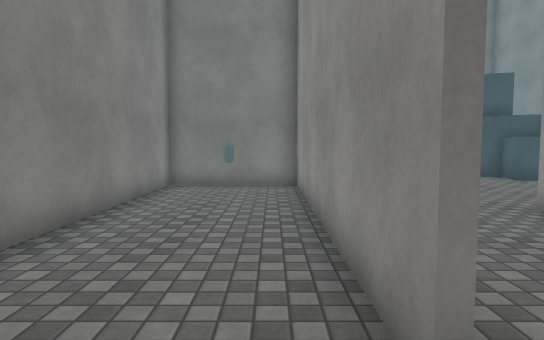
view 1 (above)

16 first-person views from a walk through a scene from a Unity 3-D project. The camera is 1.3 m above the floor, tilts 4° down and sees 75° across. The floor is counted in squares, 1 m on a side. Each view is taken from the middle of a square. On the plan, view 1 faces up. The plan holds only what a view shows up to about 15 squares ahead; the rest is blank. The place goes on beyond the plan. The player character is not drawn. Surface patterns are stand-ins for the level's own textures.

view 2
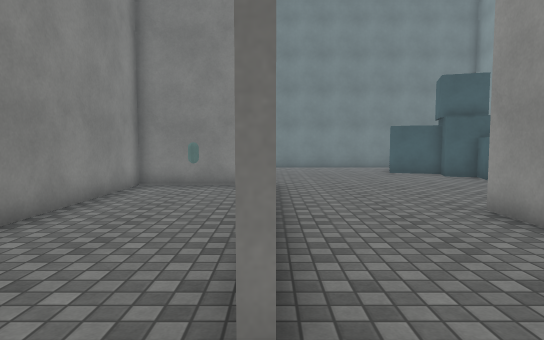

view 3
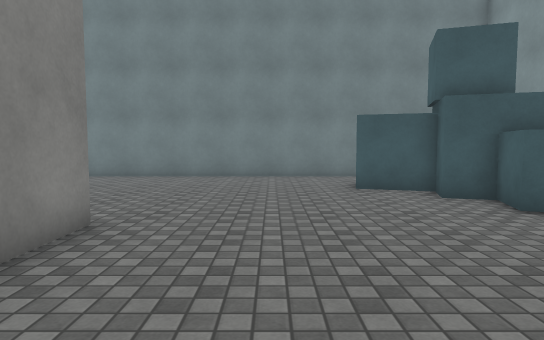

view 4
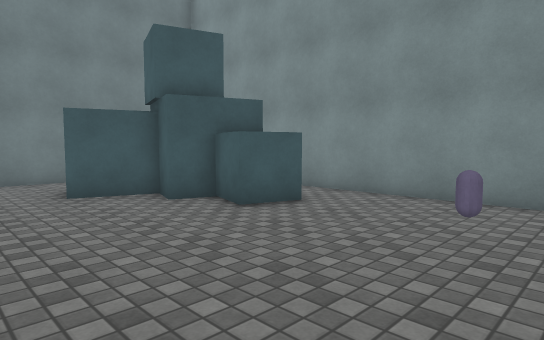

view 5
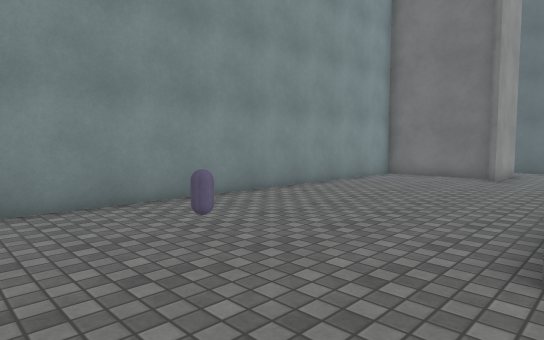

view 6
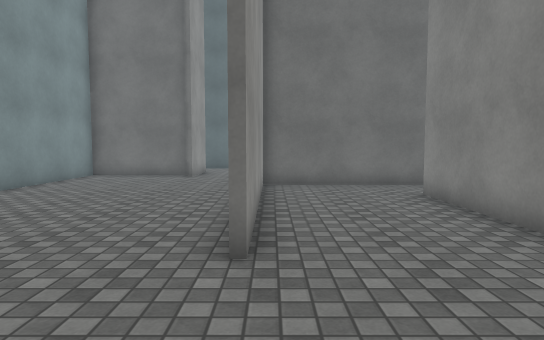

view 7
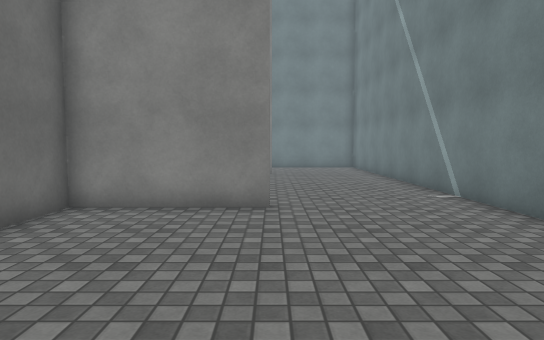

view 8
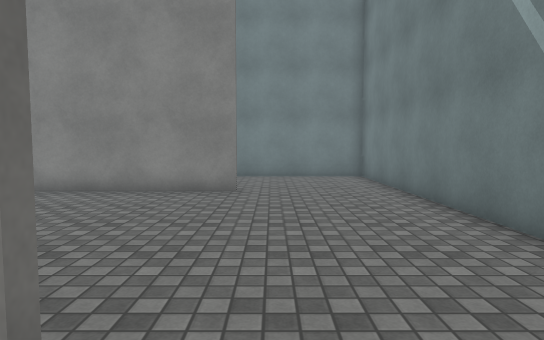

view 9
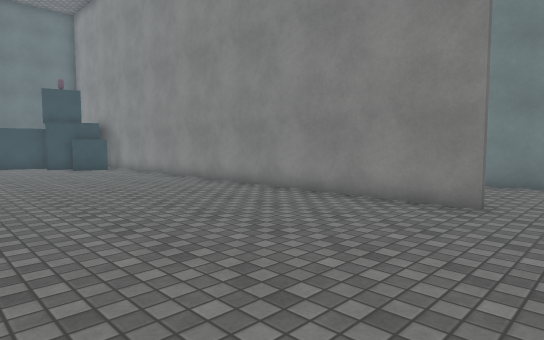

view 10
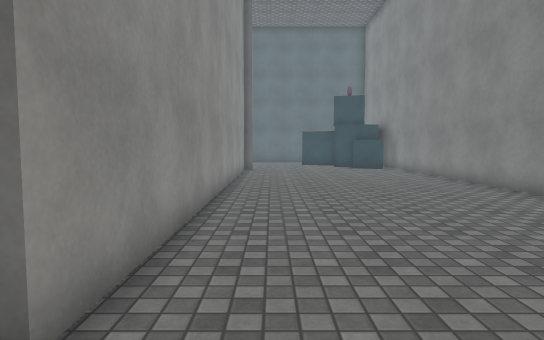

view 11
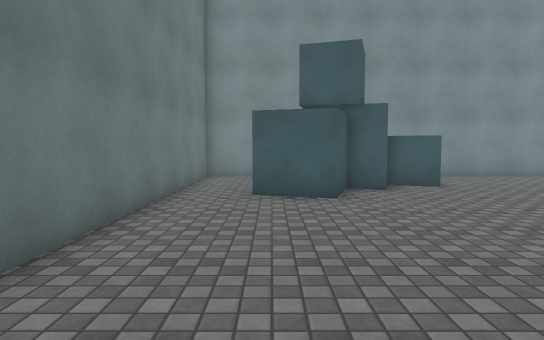

view 12
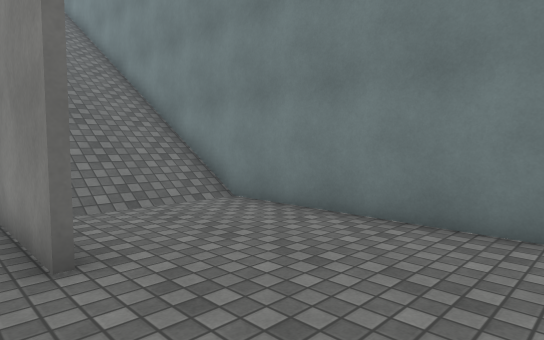

view 13
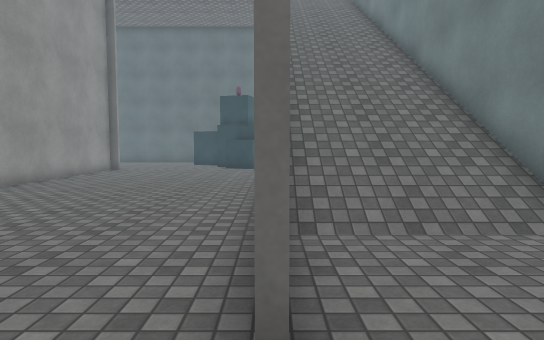

view 14
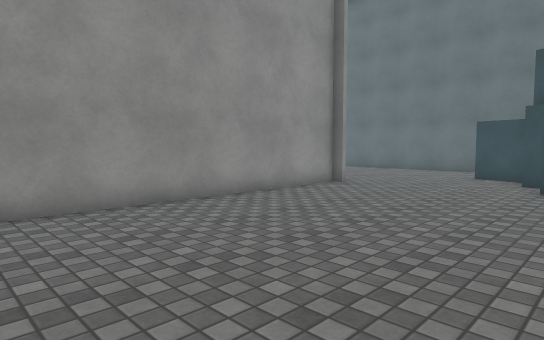

view 15
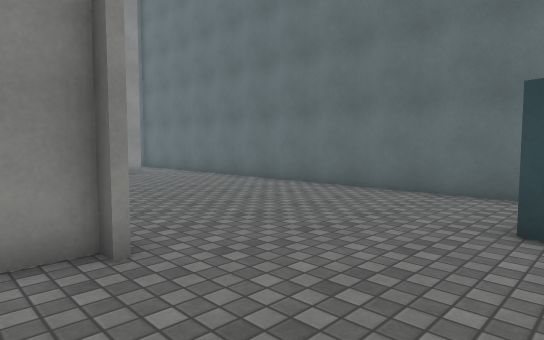

view 16
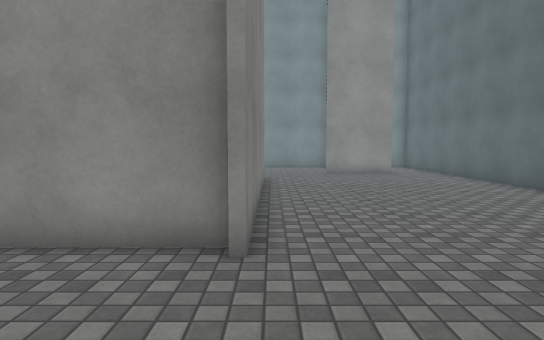

### Floor plan
Key: @ floor where view 1 was taken; # wall or solid block; . floor; / step, stairs or slope; O other object.
Columns run from 17 left of view 1 to 13 right of it. Each row starts with its distance up from view 1.
 21 ###############################
 20 #.............................#
 19 #.............................#
 18 #.......................O
 17 #.......................O O
 16 #....#..................OOO O
 15 #....#........#..........OOOO
 14 #....#........#...........O  .#
 13 #....#........#...........OO..#
 12 #////#........#####........O..#
 11 #////#........#...#...........#
 10 #////#........#.O.#...........#
  9 #////#........#...#...........#
  8 #////#........#...#.......O...#
  7 #////#........#...#...#.......#
  6 #////#........#...#...#.......#
  5 #////#........#...#...#.......#
  4 #////#........#...#...#.......#
  3 #////#........#...#...#.......#
  2      # .......#...#...#.......#
  1        .......#   ....#.......#
  0        .......#  @....#.......#
 -1        /......##########......#
 -2        O......................#
 -3         /.....................#
 -4          ................######
 -5          OO..............#
 -6           /..............#
 -7           ................
 -8            ..............
 -9            ##############

Where each view was taken, in squares from view 1:
view 1: 0 up, 0 right, facing up
view 2: 0 up, 1 right, facing up
view 3: 6 up, 4 right, facing up
view 4: 7 up, 4 right, facing up-right
view 5: 11 up, 5 right, facing down-right
view 6: 11 up, 5 right, facing down
view 7: 16 up, 4 right, facing left
view 8: 17 up, 2 left, facing left
view 9: 18 up, 4 left, facing down-left
view 10: 18 up, 5 left, facing down
view 11: 18 up, 2 left, facing right
view 12: 20 up, 11 left, facing down-left
view 13: 18 up, 12 left, facing down
view 14: 10 up, 11 left, facing down-right
view 15: 1 up, 8 left, facing down-right
view 16: 1 down, 8 left, facing right
